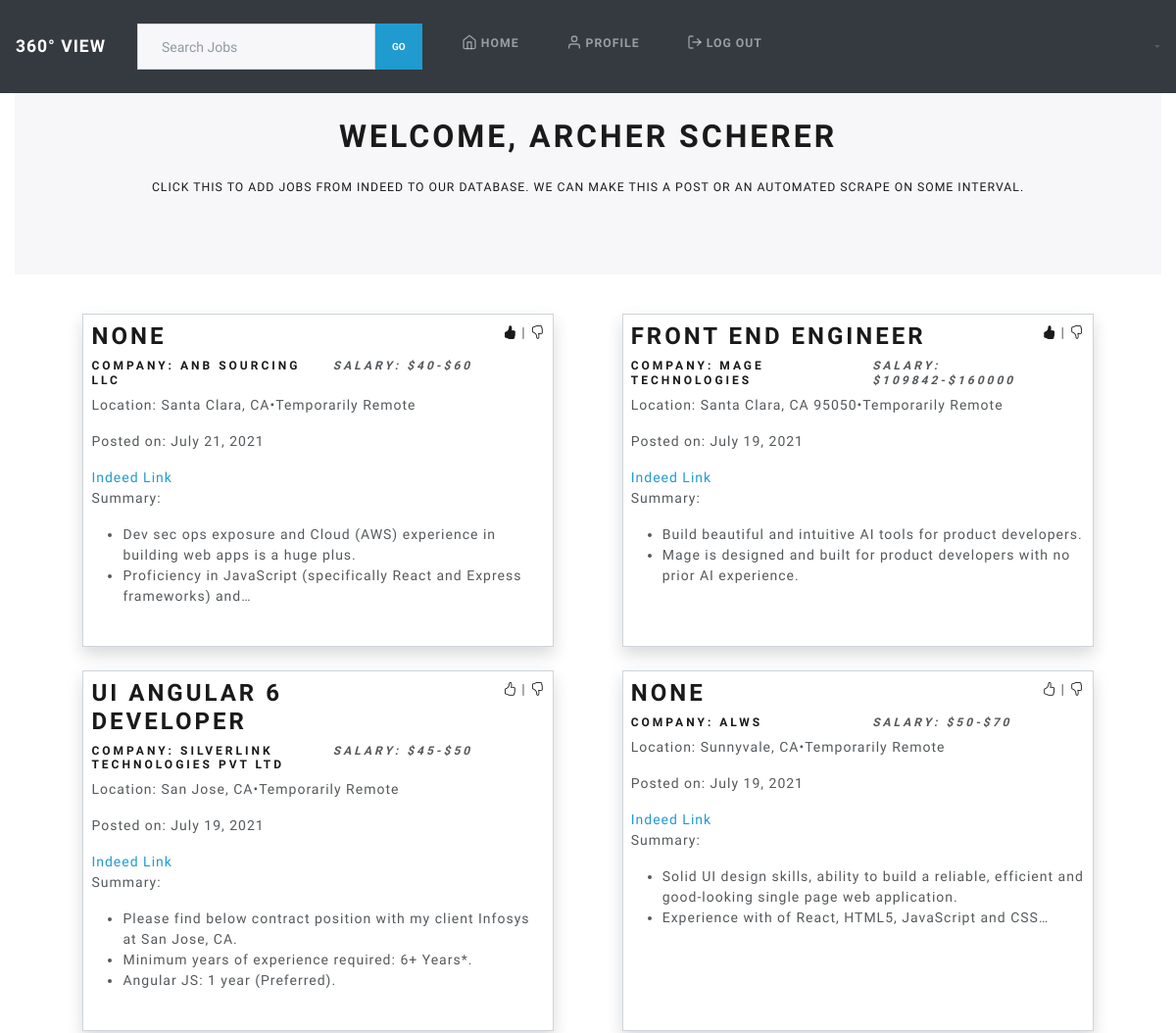
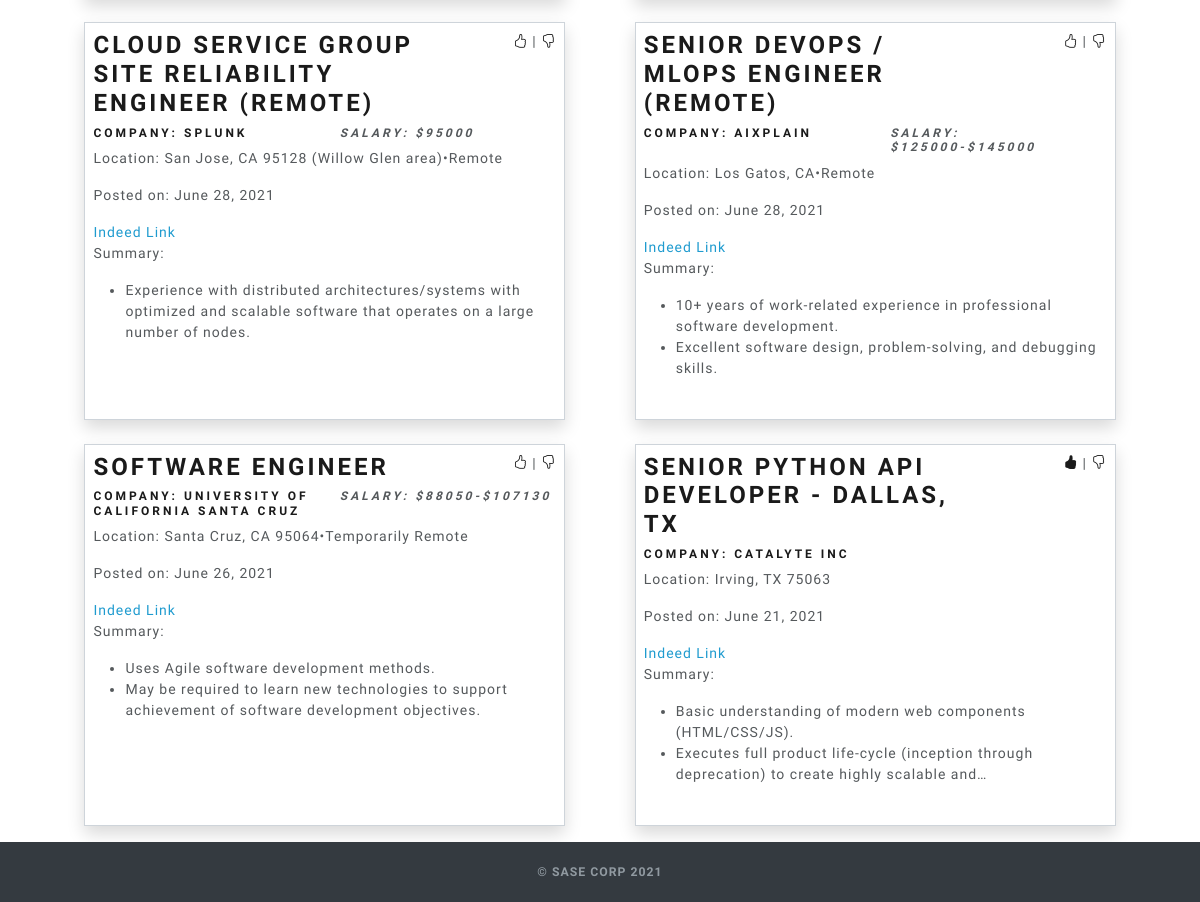
The app's page /job/ (signed in) with its own data (2 pictures, top to bottom).
### login_reg_app/models.py (models this page shows, shortened)
class User(models.Model):
    first_name = models.CharField(max_length=255)
    last_name = models.CharField(max_length=255)
    email = models.EmailField(max_length=255)
    birthday = models.DateField()
    password = models.CharField(max_length=100)
    user_type = models.CharField(max_length=255, default="agent")
    created_at = models.DateTimeField(auto_now_add=True)
    updated_at = models.DateTimeField(auto_now=True)
    objects = User_Manager()

### jobSearch_app/models.py (models this page shows, shortened)
class Job(models.Model):
    job_title = models.ForeignKey(Position, on_delete=models.CASCADE)
    company = models.CharField(max_length=45)
    location = models.CharField(max_length=45)
    post_date = models.DateField(null=True)
    salary_min = models.IntegerField(blank=True, default=None, null=True)
    salary_max = models.IntegerField(blank=True, default=None, null=True)
    job_url = models.CharField(max_length=255)
    summary = models.CharField(max_length=255, null=True)
    job_desc = models.TextField()
    qualifications = models.ManyToManyField(Qualification, related_name="qual_jobs")
    likes = models.ManyToManyField(User, related_name="job_likes")
    dislikes = models.ManyToManyField(User, related_name="job_dislikes")
    created_at = models.DateField(auto_now=True)
    updated_at = models.DateField(auto_now_add=True)

class Position(models.Model):
    title = models.CharField(max_length=45, null=True)
    created_at = models.DateField(auto_now=True)
    updated_at = models.DateField(auto_now_add=True)
    pos_saves = models.ManyToManyField(User, related_name="user_pos_saves")

### jobSearch_app/views.py (the view)
# urls.py: path('', views.home),
@validate_request
def home(request, logged_user):
    job_interests = ['']
    for value in logged_user.user_pos_saves.all():
        job_interests.append(value.title)
    print(job_interests)
    filter_job= (Q(job_desc__contains=key_word) for key_word in job_interests)
    job_query = reduce(operator.or_, filter_job)
    loc_interests = ['']
    for loc in logged_user.user_loc_saves.all():
        if loc_interests[0] == '':
            loc_interests.pop(0)
            loc_interests.append(f"{loc.city}")
            loc_interests.append(f"{loc.state}")
        else:
            loc_interests.append(f"{loc.city}")
            loc_interests.append(f"{loc.state}")
    print(loc_interests)
    filter_loc = (Q(location__contains=key_loc) for key_loc in loc_interests)
    loc_query = reduce(operator.or_, filter_loc)
    jobs = Job.objects.filter(job_query).filter(loc_query).exclude(dislikes=logged_user).order_by('-post_date')
    for j in jobs:
        j.job_desc = ast.literal_eval(j.job_desc)
        j.summary = j.summary.split(";")
        j.summary.pop()
        print(j.location)
    for state in Location.objects.all():
        print(state.state.abbr)
    context = {
        "user": logged_user,
        'jobs': jobs,
    }
    return render(request, "home.html", context)

### jobSearch_app/models.py (called while the page is built)
    def __str__(self):
        return self.abbr

### jobSearch_app/templates/home.html (shortened to what this page needs)
<!DOCTYPE html>
<html lang="en">
<head>
    <link rel="stylesheet" href="https://cdn.jsdelivr.net/npm/bootstrap@5.0.1/dist/css/bootstrap.min.css">
    <link rel="stylesheet" href="https://cdn.jsdelivr.net/npm/bootswatch@4.5.2/dist/lux/bootstrap.min.css">
    <link rel="stylesheet" href="https://cdn.jsdelivr.net/npm/bootstrap-icons@1.3.0/font/bootstrap-icons.css">
    <link rel="stylesheet" href="//code.jquery.com/ui/1.12.1/themes/base/jquery-ui.css">
    {% load static %}
    <link rel="stylesheet" href="{% static 'css/styles.css' %}">
</head>
<body class="text-center d-flex flex-column min-vh-100" style="padding-top: 3.5rem;">
    <header>
        {% include "top-nav.html" %}
    </header>
    <div class="container-fluid">
        <main role="main" class="inner cover">
            <div class="jumbotron h2">
                <h1 class="cover-heading">Welcome, {{ user.first_name }} {{ user.last_name }}</h1>
                <a class="btn btn-link text-primary" href="/job/find_jobs">Click this to add jobs from indeed to our database.  We can make this a post or an automated scrape on some interval.</a>
            </div>
            {% for job in jobs%}
            {% if forloop.counter0|divisibleby:2 %}
            <div class="row d-flex justify-content-evenly m-2">
                {% include 'job-tile.html' %}
            {% else %}
                {% include 'job-tile.html' %}
            </div>
            {% endif %}
            {% endfor %}
        </main>
    </div>
    {% include "footer.html" %}
</body>
</html>

### jobSearch_app/templates/job-tile.html (shortened to what this page needs)
<div class="col-md-5 m-2 p-2 text-left border border-secondary shadow ">
    <div class="row">
        <div class="col-sm-9">
            <h3><a href="/job/{{job.id}}">{{job.job_title.title}}</a></h3>
        </div>
        <div class="col-sm-3 text-right">
            {% if job in user.job_likes.all %}
            <a class="likebutton  pr-1" name="Reset" style="cursor: pointer;" id="like{{job.id}}"  data-catid="{{job.id}}"><i class="bi bi-hand-thumbs-up-fill"></i></a><span>|</span>
            {% else %}
            <a class="likebutton  pr-1" name="Like" style="cursor: pointer;" id="like{{job.id}}"  data-catid="{{job.id}}"><i class="bi bi-hand-thumbs-up"></i></a><span>|</span>
            {% endif %}
            <a class="dislikebutton" name="Dislike" style="cursor: pointer;" id="dislike{{job.id}}" data-catid="{{job.id}}"><i class="bi bi-hand-thumbs-down"></i></a>
        </div>
    </div>
    <div class="row">
        <div class="col">
            <h6>Company: {{job.company}}</h6>
        </div>
        <div class="col">
            {% if job.salary_max %}
            <h6 class="text-secondary"><em>Salary: {% if job.salary_min %}${{ job.salary_min }}-{% endif %}${{ job.salary_max }}</em></h6>
            {% endif %}
        </div>
    </div>
    <p>Location: {{job.location}}</p>
    <p>Posted on: {{ job.post_date }}</p>
    <a class="text-info mb-4" href="{{job.job_url}}" target="_blank">Indeed Link</a>
    <p>Summary:</p>
    <ul>
        {% for line in job.summary %}
        <li>{{ line }}</li>
        {% endfor %}
    </ul>
    <div class="row">
    </div>
</div>

### jobSearch_app/static/css/styles.css (style rules this page uses)
html { position: relative; min-height: 100%; }
body { margin-bottom: 60px; }

### records on screen
User: first_name "ARCHER", last_name "SCHERER"
Job: job_title "NONE", company "ANB SOURCING LLC", salary_min "40", salary_max "60", location "Santa Clara, CA•Temporarily Remote", post_date "July 21, 2021", summary "Dev sec ops exposure and Cloud (AWS) experience in building web apps is a huge plus." "Proficiency in JavaScript (specifically React and Express frameworks) and…"
Job: job_title "FRONT END ENGINEER", company "MAGE TECHNOLOGIES", salary_min "109842", salary_max "160000", location "Santa Clara, CA 95050•Temporarily Remote", post_date "July 19, 2021", summary "Build beautiful and intuitive AI tools for product developers." "Mage is designed and built for product developers with no prior AI experience."
Job: job_title "UI ANGULAR 6 DEVELOPER", company "SILVERLINK TECHNOLOGIES PVT LTD", salary_min "45", salary_max "50", location "San Jose, CA•Temporarily Remote", post_date "July 19, 2021", summary "Please find below contract position with my client Infosys at San Jose, CA." "Minimum years of experience required: 6+ Years*." "Angular JS: 1 year (Preferred)."
Job: job_title "NONE", company "ALWS", salary_min "50", salary_max "70", location "Sunnyvale, CA•Temporarily Remote", post_date "July 19, 2021", summary "Solid UI design skills, ability to build a reliable, efficient and good-looking single page web application." "Experience with of React, HTML5, JavaScript and CSS…"
Job: job_title "CLOUD SERVICE GROUP SITE RELIABILITY ENGINEER (REMOTE)", company "SPLUNK", salary_max "95000", location "San Jose, CA 95128 (Willow Glen area)•Remote", post_date "June 28, 2021", summary "Experience with distributed architectures/systems with optimized and scalable software that operates on a large number of nodes."
Job: job_title "SENIOR DEVOPS / MLOPS ENGINEER (REMOTE)", company "AIXPLAIN", salary_min "125000", salary_max "145000", location "Los Gatos, CA•Remote", post_date "June 28, 2021", summary "10+ years of work-related experience in professional software development." "Excellent software design, problem-solving, and debugging skills."
Job: job_title "SOFTWARE ENGINEER", company "UNIVERSITY OF CALIFORNIA SANTA CRUZ", salary_min "88050", salary_max "107130", location "Santa Cruz, CA 95064•Temporarily Remote", post_date "June 26, 2021", summary "Uses Agile software development methods." "May be required to learn new technologies to support achievement of software development objectives."
Job: job_title "SENIOR PYTHON API DEVELOPER - DALLAS, TX", company "CATALYTE INC", location "Irving, TX 75063", post_date "June 21, 2021", summary "Basic understanding of modern web components (HTML/CSS/JS)." "Executes full product life-cycle (inception through deprecation) to create highly scalable and…"
